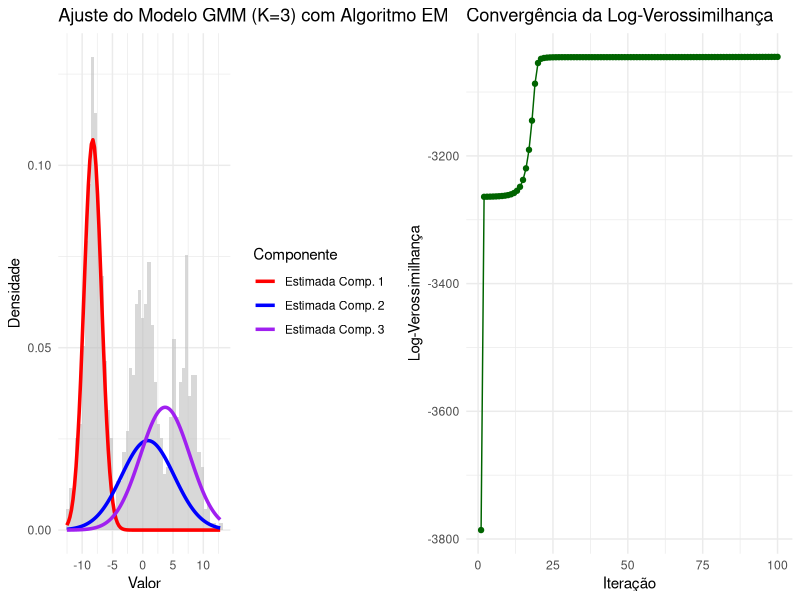
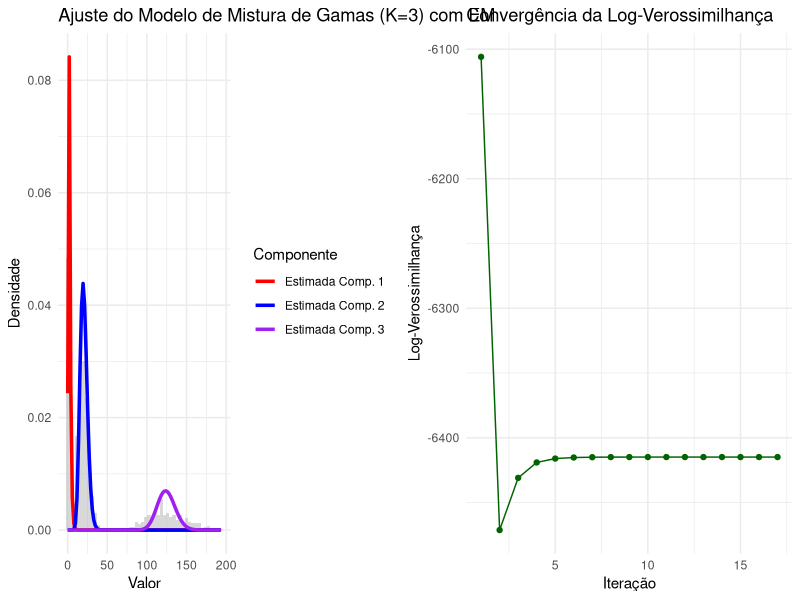

Generate these figures, in order, with R:
## ---- chunk 1
# Carregar bibliotecas necessárias para a análise e visualização
library(ggplot2)
library(gridExtra)
## ---- chunk 2
# Define uma semente para reprodutibilidade dos resultados
set.seed(42)

# Parâmetros verdadeiros da nossa mistura de 3 normais
true_params <- list(
  mu = c(-8, 0, 7),
  sigma = c(1.5, 2, 1.8),
  pi = c(0.4, 0.35, 0.25)
)

n_samples <- 1000
assignments <- sample(1:3, size = n_samples, replace = TRUE, prob = true_params$pi)
X <- rnorm(n_samples, mean = true_params$mu[assignments], sd = true_params$sigma[assignments])
## ---- chunk 3
em_gmm_3_components <- function(X, n_iterations, tol = 1e-6) {
  K <- 3
  N <- length(X)
  
  # --- 1. Inicialização ---
  mu <- sample(X, K)
  sigma <- rep(sd(X), K)
  pi_mix <- rep(1/K, K)
  
  log_likelihood_history <- c()

  cat("--- Parâmetros Iniciais ---\n")
  for(k in 1:K) {
    cat(sprintf("Comp %d: mu=%.2f, sigma=%.2f, pi=%.2f\n", k, mu[k], sigma[k], pi_mix[k]))
  }
  
  for (i in 1:n_iterations) {
    # --- 2. E-Step (Passo da Esperança) ---
    responsibilities <- matrix(0, nrow = N, ncol = K)
    
    # Calcula o numerador para cada componente
    for(k in 1:K) {
      responsibilities[, k] <- pi_mix[k] * dnorm(X, mean = mu[k], sd = sigma[k])
    }
    
    # Normaliza para obter as responsabilidades (soma das linhas = 1)
    evidence <- rowSums(responsibilities)
    responsibilities <- responsibilities / evidence
    
    # --- Cálculo da Log-Verossimilhança ---
    log_likelihood <- sum(log(evidence))
    log_likelihood_history <- c(log_likelihood_history, log_likelihood)

    if (i > 1 && abs(log_likelihood - log_likelihood_history[i-1]) < tol) {
      cat(sprintf("\nConvergência alcançada na iteração %d.\n", i))
      break
    }

    # --- 3. M-Step (Passo da Maximização) ---
    sum_resp_k <- colSums(responsibilities)
    
    for(k in 1:K) {
      # Atualizar mu
      mu[k] <- sum(responsibilities[, k] * X) / sum_resp_k[k]
      # Atualizar sigma
      sigma[k] <- sqrt(sum(responsibilities[, k] * (X - mu[k])^2) / sum_resp_k[k])
      # Atualizar pi
      pi_mix[k] <- sum_resp_k[k] / N
    }
  }
  
  # Ordena os resultados pela média para facilitar a comparação
  order_idx <- order(mu)
  return(list(mu=mu[order_idx], sigma=sigma[order_idx], pi=pi_mix[order_idx], ll_hist=log_likelihood_history))
}
## ---- chunk 4
# Executa o algoritmo
n_iter <- 100
results <- em_gmm_3_components(X, n_iter)

cat("\n--- Resultados Finais ---\n")
cat("Parâmetros verdadeiros:\n")
for(k in 1:3) {
  cat(sprintf("Comp %d: mu=%.2f, sigma=%.2f, pi=%.2f\n", k, true_params$mu[k], true_params$sigma[k], true_params$pi[k]))
}

cat("\nParâmetros estimados:\n")
for(k in 1:3) {
  cat(sprintf("Comp %d: mu=%.2f, sigma=%.2f, pi=%.2f\n", k, results$mu[k], results$sigma[k], results$pi[k]))
}
## ---- chunk 5
# Data frame para os gráficos
df <- data.frame(X = X)
x_axis <- seq(min(X), max(X), length.out = 400)

# Gráfico 1: Ajuste do modelo
plot1 <- ggplot(df, aes(x = X)) +
  geom_histogram(aes(y = ..density..), bins = 50, fill = "gray", alpha = 0.6) +
  stat_function(fun = function(x) results$pi[1] * dnorm(x, results$mu[1], results$sigma[1]),
                geom = "line", aes(color = "Estimada Comp. 1"), size = 1.2) +
  stat_function(fun = function(x) results$pi[2] * dnorm(x, results$mu[2], results$sigma[2]),
                geom = "line", aes(color = "Estimada Comp. 2"), size = 1.2) +
  stat_function(fun = function(x) results$pi[3] * dnorm(x, results$mu[3], results$sigma[3]),
                geom = "line", aes(color = "Estimada Comp. 3"), size = 1.2) +
  labs(title = "Ajuste do Modelo GMM (K=3) com Algoritmo EM",
       x = "Valor", y = "Densidade", color = "Componente") +
  scale_color_manual(values = c("Estimada Comp. 1" = "red", "Estimada Comp. 2" = "blue", "Estimada Comp. 3" = "purple")) +
  theme_minimal()

# Gráfico 2: Convergência
df_ll <- data.frame(iteration = 1:length(results$ll_hist), log_likelihood = results$ll_hist)
plot2 <- ggplot(df_ll, aes(x = iteration, y = log_likelihood)) +
  geom_line(color = "darkgreen") +
  geom_point(color = "darkgreen") +
  labs(title = "Convergência da Log-Verossimilhança",
       x = "Iteração", y = "Log-Verossimilhança") +
  theme_minimal()

# Exibe os dois gráficos lado a lado
grid.arrange(plot1, plot2, ncol = 2)
## ---- chunk 6
# Carregar bibliotecas necessárias
library(ggplot2)
library(gridExtra)
## ---- chunk 7
# Define uma semente para reprodutibilidade
set.seed(123)

# Parâmetros verdadeiros da nossa mistura de 3 Gamas
true_params_gamma <- list(
  shape = c(2, 10, 25), # alpha
  rate = c(1, 0.5, 0.2),  # beta
  pi = c(0.3, 0.5, 0.2)
)

n_samples <- 1500
assignments <- sample(1:3, size = n_samples, replace = TRUE, prob = true_params_gamma$pi)
X_gamma <- rgamma(n_samples, shape = true_params_gamma$shape[assignments], rate = true_params_gamma$rate[assignments])
## ---- chunk 8
em_gamma_mixture <- function(X, K, n_iterations, tol = 1e-6) {
  N <- length(X)
  
  # --- 1. Inicialização ---
  # Inicialização mais cuidadosa para a Gama
  km <- kmeans(X, centers = K)
  shape <- numeric(K)
  rate <- numeric(K)
  for(k in 1:K) {
    x_k <- X[km$cluster == k]
    m <- mean(x_k)
    v <- var(x_k)
    shape[k] <- m^2 / v
    rate[k] <- m / v
  }
  pi_mix <- as.numeric(table(km$cluster) / N)
  
  log_likelihood_history <- c()

  cat("--- Parâmetros Iniciais ---\n")
  for(k in 1:K) {
    cat(sprintf("Comp %d: shape=%.2f, rate=%.2f, pi=%.2f\n", k, shape[k], rate[k], pi_mix[k]))
  }
  
  for (i in 1:n_iterations) {
    # --- 2. E-Step ---
    responsibilities <- matrix(0, nrow = N, ncol = K)
    for(k in 1:K) {
      responsibilities[, k] <- pi_mix[k] * dgamma(X, shape = shape[k], rate = rate[k])
    }
    evidence <- rowSums(responsibilities)
    responsibilities <- responsibilities / evidence
    
    # --- Log-Verossimilhança ---
    log_likelihood <- sum(log(evidence))
    log_likelihood_history <- c(log_likelihood_history, log_likelihood)

    if (i > 1 && abs(log_likelihood - log_likelihood_history[i-1]) < tol) {
      cat(sprintf("\nConvergência alcançada na iteração %d.\n", i))
      break
    }

    # --- 3. M-Step ---
    sum_resp_k <- colSums(responsibilities)
    
    for(k in 1:K) {
      # Atualizar pi (analítico)
      pi_mix[k] <- sum_resp_k[k] / N
      
      # Atualizar rate (analítico, depende do novo shape)
      weighted_mean_x <- sum(responsibilities[, k] * X) / sum_resp_k[k]
      # A atualização do rate depende do shape, então faremos após otimizar o shape.
      
      # Função objetivo para otimizar o shape (alpha)
      objective_shape <- function(alpha) {
        # Otimizamos a log-verossimilhança esperada
        # Ignoramos termos que não dependem de alpha
        term1 <- alpha * sum(responsibilities[, k] * log(X))
        term2 <- -sum_resp_k[k] * lgamma(alpha)
        # O sinal é invertido porque optim minimiza por padrão
        return(-(term1 + term2))
      }
      
      # Otimização numérica para encontrar o novo shape
      # Usamos o método L-BFGS-B para garantir que o shape seja positivo
      opt_result <- optim(
        par = shape[k], # Ponto inicial
        fn = objective_shape,
        method = "L-BFGS-B",
        lower = 1e-6 # Limite inferior para alpha > 0
      )
      shape[k] <- opt_result$par
      
      # Agora atualizamos o rate com o novo shape
      rate[k] <- shape[k] / weighted_mean_x
    }
  }
  
  order_idx <- order(shape) # Ordenar pelo parâmetro de forma
  return(list(shape=shape[order_idx], rate=rate[order_idx], pi=pi_mix[order_idx], ll_hist=log_likelihood_history))
}
## ---- chunk 9
# Executa o algoritmo
n_iter <- 100
results_gamma <- em_gamma_mixture(X_gamma, K=3, n_iter)

cat("\n--- Resultados Finais ---\n")
cat("Parâmetros verdadeiros:\n")
true_ordered_idx <- order(true_params_gamma$shape)
for(k in 1:3) {
  idx <- true_ordered_idx[k]
  cat(sprintf("Comp %d: shape=%.2f, rate=%.2f, pi=%.2f\n", k, true_params_gamma$shape[idx], true_params_gamma$rate[idx], true_params_gamma$pi[idx]))
}

cat("\nParâmetros estimados:\n")
for(k in 1:3) {
  cat(sprintf("Comp %d: shape=%.2f, rate=%.2f, pi=%.2f\n", k, results_gamma$shape[k], results_gamma$rate[k], results_gamma$pi[k]))
}
## ---- chunk 10
df_gamma <- data.frame(X = X_gamma)
x_axis_gamma <- seq(min(X_gamma), max(X_gamma), length.out = 500)

# Gráfico 1: Ajuste do modelo
plot1_gamma <- ggplot(df_gamma, aes(x = X)) +
  geom_histogram(aes(y = ..density..), bins = 50, fill = "gray", alpha = 0.6) +
  stat_function(fun = function(x) results_gamma$pi[1] * dgamma(x, results_gamma$shape[1], results_gamma$rate[1]),
                geom = "line", aes(color = "Estimada Comp. 1"), size = 1.2) +
  stat_function(fun = function(x) results_gamma$pi[2] * dgamma(x, results_gamma$shape[2], results_gamma$rate[2]),
                geom = "line", aes(color = "Estimada Comp. 2"), size = 1.2) +
  stat_function(fun = function(x) results_gamma$pi[3] * dgamma(x, results_gamma$shape[3], results_gamma$rate[3]),
                geom = "line", aes(color = "Estimada Comp. 3"), size = 1.2) +
  labs(title = "Ajuste do Modelo de Mistura de Gamas (K=3) com EM",
       x = "Valor", y = "Densidade", color = "Componente") +
  scale_color_manual(values = c("Estimada Comp. 1" = "red", "Estimada Comp. 2" = "blue", "Estimada Comp. 3" = "purple")) +
  theme_minimal()

# Gráfico 2: Convergência
df_ll_gamma <- data.frame(iteration = 1:length(results_gamma$ll_hist), log_likelihood = results_gamma$ll_hist)
plot2_gamma <- ggplot(df_ll_gamma, aes(x = iteration, y = log_likelihood)) +
  geom_line(color = "darkgreen") +
  geom_point(color = "darkgreen") +
  labs(title = "Convergência da Log-Verossimilhança",
       x = "Iteração", y = "Log-Verossimilhança") +
  theme_minimal()

grid.arrange(plot1_gamma, plot2_gamma, ncol = 2)
